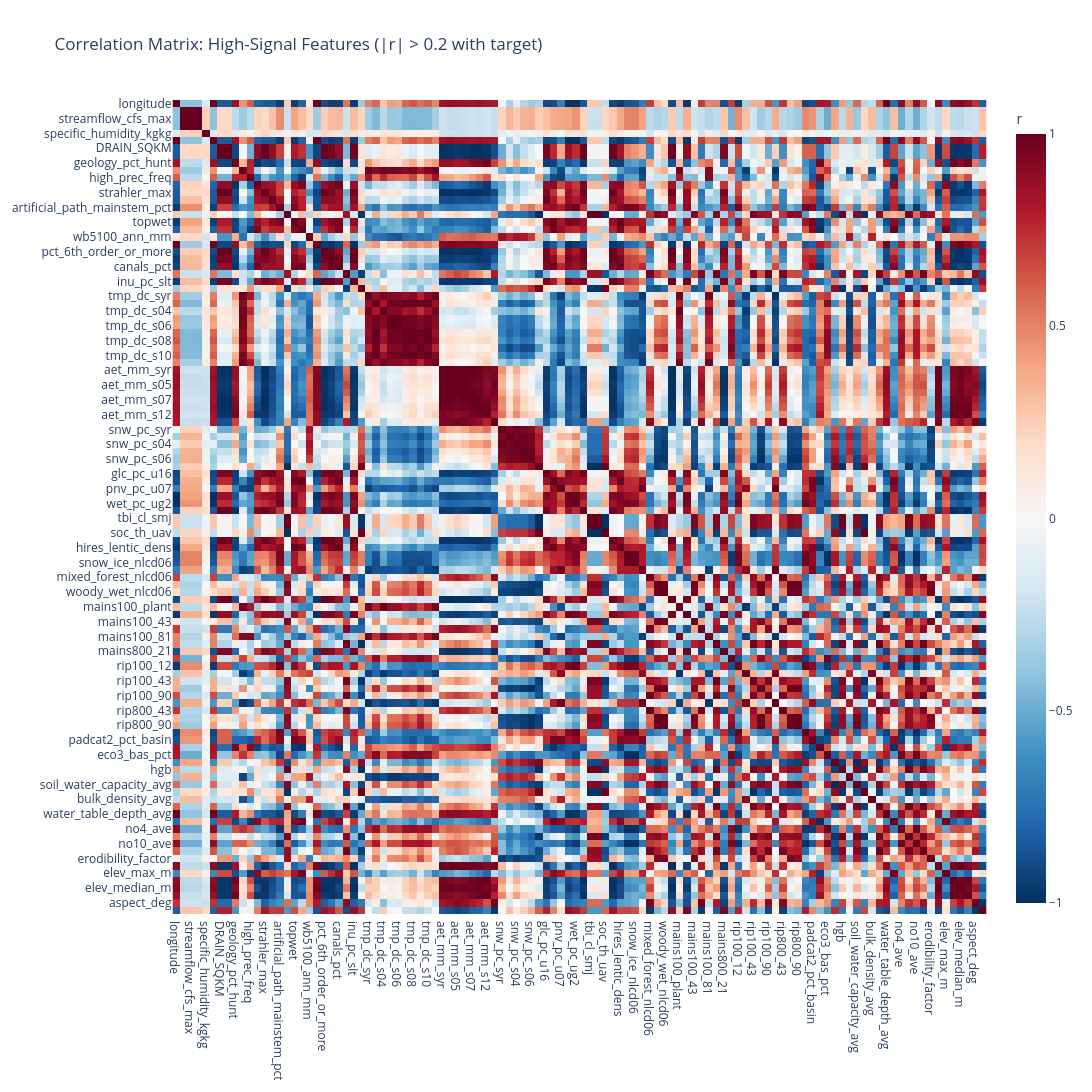

This figure's notebook cell:
### Code cell
corr_reduced = reduced_df.corr()

fig = px.imshow(
    corr_reduced,
    color_continuous_scale="RdBu_r",
    zmin=-1, zmax=1,
    title="Correlation Matrix: High-Signal Features (|r| > 0.2 with target)",
    width=1200, height=1200
)

fig.update_layout(coloraxis_colorbar=dict(title="r"))
fig.show()

### Figure 1 — Plotly figure (JSON) as saved in the notebook; plotly's stock layout.template omitted (floating-point values rounded to 4 significant figures; data arrays with more than 128 entries replaced by an {"elided": "..."} marker saying what was removed)
{"data": [{"coloraxis": "coloraxis", "hovertemplate": "x: %{x}<br>y: %{y}<br>color: %{z}<extra></extra>", "name": "0", "type": "heatmap", "x": ["longitude", "streamflow_cfs_mean", "streamflow_cfs_max", "streamflow_cfs_min", "specific_humidity_kgkg", "longitude_1", "DRAIN_SQKM", "nwis_drainage_area", "geology_pct_hunt", "p_seasonality", "high_prec_freq", "streams_km_per_sq_km", "strahler_max", "artificial_path_pct", "artificial_path_mainstem_pct", "perdun", "topwet", "contact", "wb5100_ann_mm", "pct_1st_order", "pct_6th_order_or_more", "pct_no_order", "canals_pct", "runoff", "inu_pc_slt", "gwt_cm_sav", "tmp_dc_syr", "tmp_dc_smx", "tmp_dc_s04", "tmp_dc_s05", "tmp_dc_s06", "tmp_dc_s07", "tmp_dc_s08", "tmp_dc_s09", "tmp_dc_s10", "tmp_dc_s11", "aet_mm_syr", "aet_mm_s04", "aet_mm_s05", "aet_mm_s06", "aet_mm_s07", "aet_mm_s11", "aet_mm_s12", "cmi_ix_s03", "snw_pc_syr", "snw_pc_s03", "snw_pc_s04", "snw_pc_s05", "snw_pc_s06", "snw_pc_s08", "glc_pc_u16", "pnv_pc_u06", "pnv_pc_u07", "wet_pc_ug1", "wet_pc_ug2", "crp_pc_use", "tbi_cl_smj", "tec_cl_smj", "soc_th_uav", "hires_lentic_num", "hires_lentic_dens", "cdl_durum_wheat", "snow_ice_nlcd06", "barren_nlcd06", "mixed_forest_nlcd06", "shrub_nlcd06", "woody_wet_nlcd06", "mains100_dev", "mains100_plant", "mains100_21", "mains100_43", "mains100_52", "mains100_81", "mains100_90", "mains800_21", "mains800_90", "rip100_12", "rip100_31", "rip100_43", "rip100_52", "rip100_90", "rip800_31", "rip800_43", "rip800_52", "rip800_90", "padcat1_pct_basin", "padcat2_pct_basin", "padcat3_pct_basin", "eco3_bas_pct", "hga", "hgb", "hgc", "soil_water_capacity_avg", "soil_permeability_avg", "bulk_density_avg", "organic_matter_avg", "water_table_depth_avg", "rock_depth_avg", "no4_ave", "no200_ave", "no10_ave", "clay_pct_avg", "erodibility_factor", "elev_mean_m", "elev_max_m", "elev_min_m", "elev_median_m", "SLOPE_PCT", "aspect_deg", "ASPECT_EASTNESS"], "xaxis": "x", "y": ["longitude", "streamflow_cfs_mean", "streamflow_cfs_max", "streamflow_cfs_min", "specific_humidity_kgkg", "longitude_1", "DRAIN_SQKM", "nwis_drainage_area", "geology_pct_hunt", "p_seasonality", "high_prec_freq", "streams_km_per_sq_km", "strahler_max", "artificial_path_pct", "artificial_path_mainstem_pct", "perdun", "topwet", "contact", "wb5100_ann_mm", "pct_1st_order", "pct_6th_order_or_more", "pct_no_order", "canals_pct", "runoff", "inu_pc_slt", "gwt_cm_sav", "tmp_dc_syr", "tmp_dc_smx", "tmp_dc_s04", "tmp_dc_s05", "tmp_dc_s06", "tmp_dc_s07", "tmp_dc_s08", "tmp_dc_s09", "tmp_dc_s10", "tmp_dc_s11", "aet_mm_syr", "aet_mm_s04", "aet_mm_s05", "aet_mm_s06", "aet_mm_s07", "aet_mm_s11", "aet_mm_s12", "cmi_ix_s03", "snw_pc_syr", "snw_pc_s03", "snw_pc_s04", "snw_pc_s05", "snw_pc_s06", "snw_pc_s08", "glc_pc_u16", "pnv_pc_u06", "pnv_pc_u07", "wet_pc_ug1", "wet_pc_ug2", "crp_pc_use", "tbi_cl_smj", "tec_cl_smj", "soc_th_uav", "hires_lentic_num", "hires_lentic_dens", "cdl_durum_wheat", "snow_ice_nlcd06", "barren_nlcd06", "mixed_forest_nlcd06", "shrub_nlcd06", "woody_wet_nlcd06", "mains100_dev", "mains100_plant", "mains100_21", "mains100_43", "mains100_52", "mains100_81", "mains100_90", "mains800_21", "mains800_90", "rip100_12", "rip100_31", "rip100_43", "rip100_52", "rip100_90", "rip800_31", "rip800_43", "rip800_52", "rip800_90", "padcat1_pct_basin", "padcat2_pct_basin", "padcat3_pct_basin", "eco3_bas_pct", "hga", "hgb", "hgc", "soil_water_capacity_avg", "soil_permeability_avg", "bulk_density_avg", "organic_matter_avg", "water_table_depth_avg", "rock_depth_avg", "no4_ave", "no200_ave", "no10_ave", "clay_pct_avg", "erodibility_factor", "elev_mean_m", "elev_max_m", "elev_min_m", "elev_median_m", "SLOPE_PCT", "aspect_deg", "ASPECT_EASTNESS"], "yaxis": "y", "z": {"elided": "110x110 float values"}}], "layout": {"coloraxis": {"cmax": 1, "cmin": -1, "colorbar": {"title": {"text": "r"}}, "colorscale": [[0, "rgb(5,48,97)"], [0.1, "rgb(33,102,172)"], [0.2, "rgb(67,147,195)"], [0.3, "rgb(146,197,222)"], [0.4, "rgb(209,229,240)"], [0.5, "rgb(247,247,247)"], [0.6, "rgb(253,219,199)"], [0.7, "rgb(244,165,130)"], [0.8, "rgb(214,96,77)"], [0.9, "rgb(178,24,43)"], [1, "rgb(103,0,31)"]]}, "height": 1200, "title": {"text": "Correlation Matrix: High-Signal Features (|r| > 0.2 with target)"}, "width": 1200, "xaxis": {"anchor": "y", "constrain": "domain", "domain": [0, 1], "scaleanchor": "y"}, "yaxis": {"anchor": "x", "autorange": "reversed", "constrain": "domain", "domain": [0, 1]}}}
